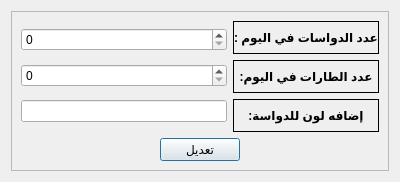
<?xml version="1.0" encoding="UTF-8"?>
<ui version="4.0">
 <class>Settings</class>
 <widget class="QDialog" name="Settings">
  <property name="geometry">
   <rect>
    <x>0</x>
    <y>0</y>
    <width>400</width>
    <height>182</height>
   </rect>
  </property>
  <property name="windowTitle">
   <string>الاعدادات</string>
  </property>
  <property name="windowIcon">
   <iconset resource="logo.qrc">
    <normaloff>:/logo/logo23.png</normaloff>:/logo/logo23.png</iconset>
  </property>
  <layout class="QVBoxLayout" name="verticalLayout">
   <item>
    <widget class="QScrollArea" name="scrollArea">
     <property name="widgetResizable">
      <bool>true</bool>
     </property>
     <widget class="QWidget" name="scrollAreaWidgetContents">
      <property name="geometry">
       <rect>
        <x>0</x>
        <y>0</y>
        <width>374</width>
        <height>159</height>
       </rect>
      </property>
      <layout class="QVBoxLayout" name="verticalLayout_4">
       <item>
        <layout class="QHBoxLayout" name="horizontalLayout">
         <item>
          <layout class="QVBoxLayout" name="verticalLayout_3">
           <item>
            <widget class="QSpinBox" name="nFlats"/>
           </item>
           <item>
            <widget class="QSpinBox" name="nWheels"/>
           </item>
           <item>
            <widget class="QLineEdit" name="wheel_color"/>
           </item>
          </layout>
         </item>
         <item>
          <layout class="QVBoxLayout" name="verticalLayout_2">
           <item>
            <widget class="QLabel" name="label">
             <property name="font">
              <font>
               <weight>75</weight>
               <bold>true</bold>
              </font>
             </property>
             <property name="frameShape">
              <enum>QFrame::Box</enum>
             </property>
             <property name="text">
              <string>عدد الدواسات في اليوم :</string>
             </property>
             <property name="alignment">
              <set>Qt::AlignCenter</set>
             </property>
            </widget>
           </item>
           <item>
            <widget class="QLabel" name="label_2">
             <property name="font">
              <font>
               <weight>75</weight>
               <bold>true</bold>
              </font>
             </property>
             <property name="frameShape">
              <enum>QFrame::Box</enum>
             </property>
             <property name="text">
              <string>عدد الطارات في اليوم:</string>
             </property>
             <property name="alignment">
              <set>Qt::AlignCenter</set>
             </property>
            </widget>
           </item>
           <item>
            <widget class="QLabel" name="label_3">
             <property name="font">
              <font>
               <weight>75</weight>
               <bold>true</bold>
              </font>
             </property>
             <property name="frameShape">
              <enum>QFrame::Box</enum>
             </property>
             <property name="text">
              <string>إضافه لون للدواسة:</string>
             </property>
             <property name="alignment">
              <set>Qt::AlignCenter</set>
             </property>
            </widget>
           </item>
          </layout>
         </item>
        </layout>
       </item>
       <item>
        <layout class="QHBoxLayout" name="horizontalLayout_4">
         <item>
          <spacer name="horizontalSpacer">
           <property name="orientation">
            <enum>Qt::Horizontal</enum>
           </property>
           <property name="sizeHint" stdset="0">
            <size>
             <width>40</width>
             <height>20</height>
            </size>
           </property>
          </spacer>
         </item>
         <item>
          <widget class="QPushButton" name="pushButton">
           <property name="text">
            <string>تعديل</string>
           </property>
          </widget>
         </item>
         <item>
          <spacer name="horizontalSpacer_2">
           <property name="orientation">
            <enum>Qt::Horizontal</enum>
           </property>
           <property name="sizeHint" stdset="0">
            <size>
             <width>40</width>
             <height>20</height>
            </size>
           </property>
          </spacer>
         </item>
        </layout>
       </item>
      </layout>
     </widget>
    </widget>
   </item>
  </layout>
 </widget>
 <resources>
  <include location="logo.qrc"/>
 </resources>
 <connections/>
</ui>
